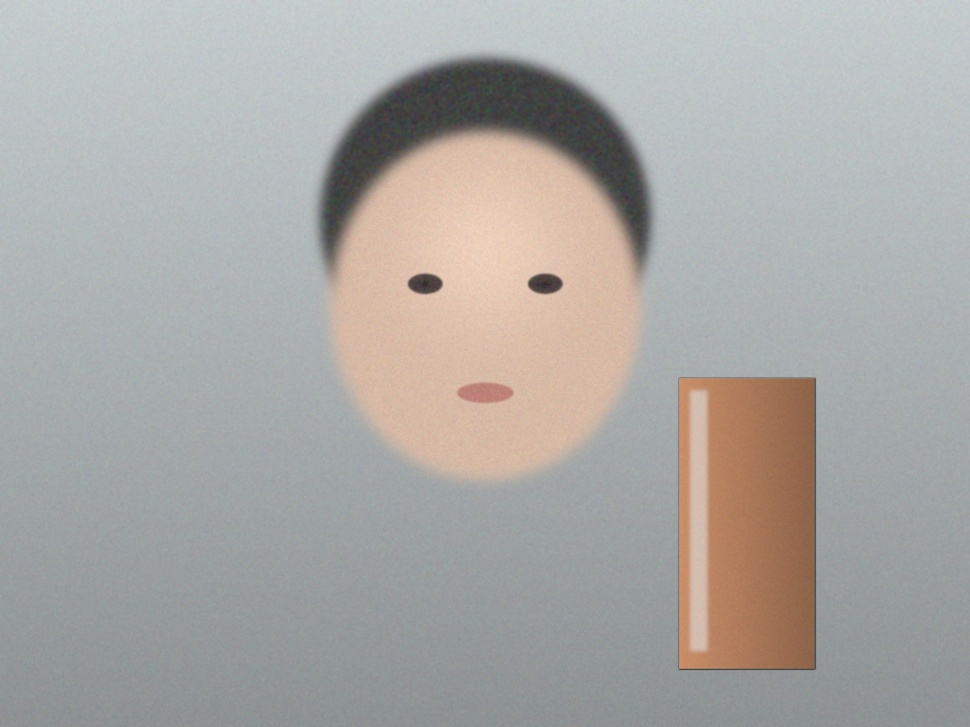
#> input picture samples/base_neutral.jpg, 970 x 727 px, shrunk from 1600 x 1200 before the run
$ python make_splice_sample.py
#> lines starting #> are read from the running program, lines starting #| are printed output that depends on the picture; after the words box and inside, x2 and y2 are one past the last pixel; in counts of white or black regions, pixels touching at a corner belong together
"""造一张「拼接样本」用于端到端演示与验收。

做法：在中性合成底图（base_neutral.jpg，程序生成、无个人数据）上，
把一块矩形**提亮并叠加噪声**后贴回，以与底图**相同**的 JPEG 质量存盘。

⚠️ 为什么必须叠加噪声（实测出来的，不是想当然）：
    experiments/_diag_splice_sensitivity.py 扫过 gain×噪声 全表，结论是——
      · **纯提亮**：gain 从 1.00 到 2.00 **全部检不出**。同源像素提亮不改变噪声场，
        ELA 看不到压缩历史的断裂。
      · **纹理/噪声差异 σ≥4**：稳定检出，z≈9.5~10.7、IoU 0.85~0.89。
    这也正是真实跨图拼接的物理本质：贴进来的那块来自**另一台设备/另一张图**，
    它带来的是「不匹配的噪声场」，而不只是「亮度不同」。
    （口径提示：P0 在**真实相机照片**上测到 z=+42.3 / IoU 0.79；本样本在**合成底图**上，
      两者口径不同，不可直接比较。）

同时落一份 ground truth（真实粘贴坐标），供验收时算定位精度：
    只有知道「真在哪」，才谈得上「IoU 多少」，否则就是自说自话。

用法：  py.bat samples/make_splice_sample.py
产物：  samples/fw_splice.jpg  +  samples/fw_splice_gt.json
"""

from __future__ import annotations

import json
from pathlib import Path

import numpy as np
from PIL import Image

HERE = Path(__file__).resolve().parent
SRC = HERE / "base_neutral.jpg"
OUT = HERE / "fw_splice.jpg"
GT = HERE / "fw_splice_gt.json"

BRIGHTEN = 1.18           # 亮度增益（弱 —— 因为有效信号不是亮度）
NOISE_SIGMA = 8.0         # 叠加噪声 σ（有效信号：来自异源的不匹配噪声场）
SEED = 20260919           # 固定种子 = 可复现
QUALITY = 95              # 与底图一致，避免压缩质量差成为线索

#: 粘贴窗（相对坐标 x0, y0, w, h）
BOX = (0.55, 0.30, 0.30, 0.28)


def build_splice(dst: str | Path = OUT, gt_path: str | Path | None = GT,
                 src: str | Path = SRC, sigma: float = NOISE_SIGMA,
                 brighten: float = BRIGHTEN, box: tuple = BOX,
                 seed: int = SEED, quality: int = QUALITY) -> dict:
    """构造跨源拼接样本，返回 ground truth dict（含真实粘贴框 xywh）。

    测试、演示、P2 压力测试集共用**同一份实现**（参数化）—— 免得"演示用一张、
    测试用另一张"，导致验收数字对不上真实样本。
    """
#> called with sigma = 8, brighten = 1.18, box = (0.55, 0.3, 0.3, 0.28), seed = 20260919, quality = 95
    src, dst = Path(src), Path(dst)
    if not src.exists():
        raise FileNotFoundError(f"缺少底图：{src}（先跑 samples/make_neutral_base.py）")

    a = np.asarray(Image.open(src).convert("RGB")).copy()
#> a is the input picture: shape (727, 970, 3); mean R, G, B 170.3, 168.3, 166.3
    h, w = a.shape[:2]
#> h = 727; w = 970
    x0, y0 = int(w * box[0]), int(h * box[1])
#> x0 = 533; y0 = 218
    bw, bh = int(w * box[2]), int(h * box[3])
#> bw = 291; bh = 203

    patch = a[y0:y0 + bh, x0:x0 + bw].astype(np.float32) * brighten
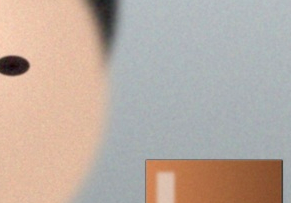
#> patch: shape (203, 291, 3) float32; mean R, G, B 217.9, 204.2, 194.7; drawn with min black and max white
    rng = np.random.default_rng(seed)
    if sigma > 0:
        patch = patch + rng.normal(0, sigma, patch.shape)
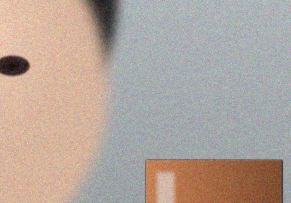
#> patch: shape (203, 291, 3) float64; mean R, G, B 217.9, 204.2, 194.7; drawn with min black and max white
    a[y0:y0 + bh, x0:x0 + bw] = np.clip(patch, 0, 255).astype(np.uint8)
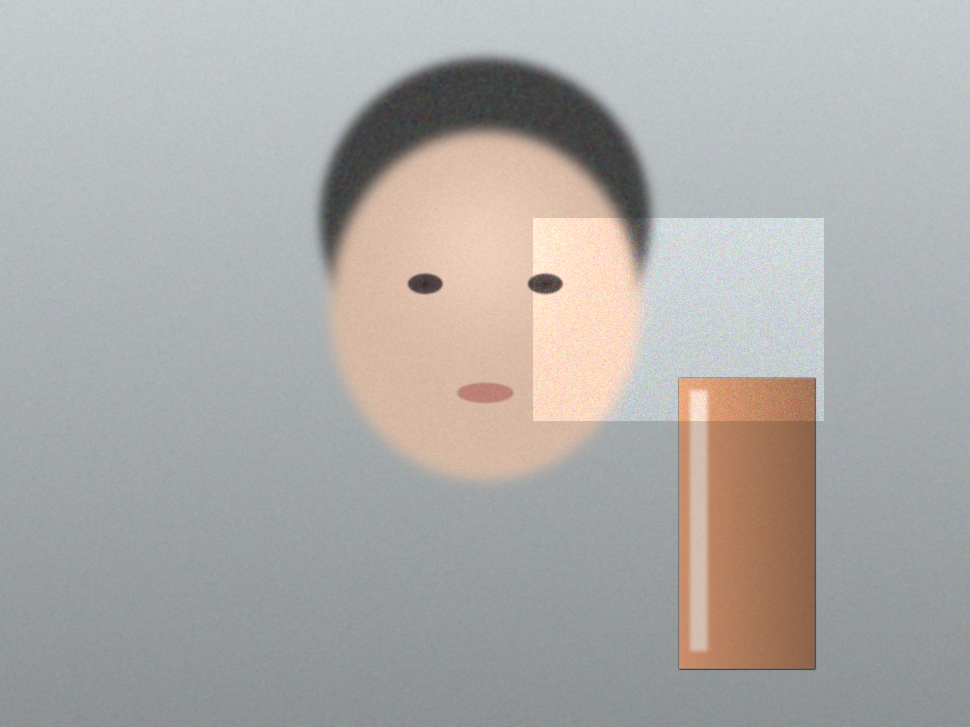
#> a: shape (727, 970, 3); 8.38% of pixels changed, all inside (x1, y1, x2, y2) = (533, 218, 824, 421)

    Path(dst).parent.mkdir(parents=True, exist_ok=True)
    Image.fromarray(a).save(dst, "JPEG", quality=quality)

    gt = {
        "image": dst.name, "src": src.name, "shape": [h, w],
        "bbox_xywh": [x0, y0, bw, bh],
        "operation": f"亮度 x{brighten} + 异源噪声 σ={sigma}（seed={seed}）",
        "note": "程序合成的跨源拼接，用于验收 ELA 的定位能力；不含任何个人数据。"
                "有效信号是噪声场不匹配，不是亮度差（见 experiments/_diag_splice_sensitivity.py）。",
    }
    if gt_path:
        Path(gt_path).write_text(json.dumps(gt, ensure_ascii=False, indent=2), encoding="utf-8")
    return gt


def main() -> int:
    gt = build_splice()
    print(f"OK  {OUT}  (真实粘贴框 xywh={gt['bbox_xywh']})")
#| OK  samples/fw_splice.jpg  (真实粘贴框 xywh=[533, 218, 291, 203])
    print(f"OK  {GT}")
    return 0


if __name__ == "__main__":
    raise SystemExit(main())
#> (the program exits here)
